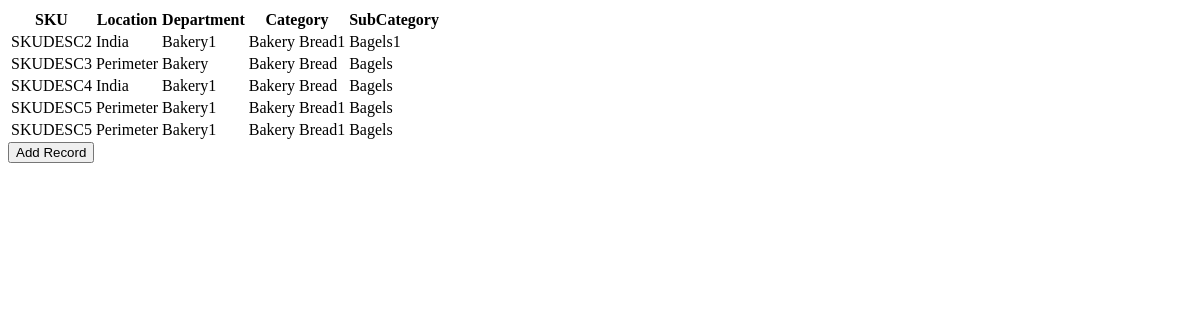
Before: / with the older database file.
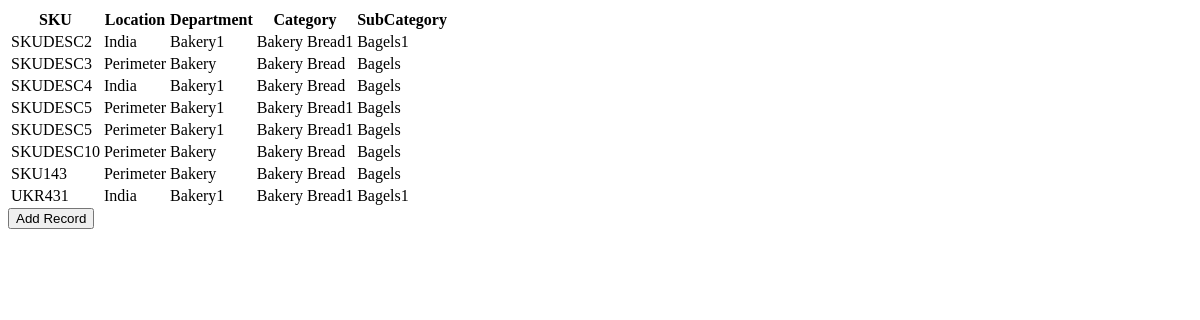
After: the same page with the newer database file.
### inmar_app/models.py (models this page shows)
class Common(models.Model):
    class Meta:
        abstract = True
    created_at = models.DateTimeField(auto_now_add=True, auto_created=True)

class Store(Common):
    sku = models.CharField(max_length=100)
    location = models.ForeignKey(Location, on_delete=models.CASCADE)
    department = models.ForeignKey(Department, on_delete=models.CASCADE)
    category = models.ForeignKey(Category, on_delete=models.CASCADE)
    subcategory = models.ForeignKey(SubCategory, on_delete=models.CASCADE)

class Location(Common):
    location = models.CharField(max_length=120)
    def __str__(self):
        return self.location

class Department(Common):
    department = models.CharField(max_length=120)
    def __str__(self):
        return self.department

class Category(Common):
    category = models.CharField(max_length=120)
    def __str__(self):
        return self.category

class SubCategory(Common):
    subcategory = models.CharField(max_length=120)
    def __str__(self):
        return self.subcategory

### inmar_app/views.py (the view, shortened to what this page needs)
# urls.py: path('', StoreView.as_view(), name='storeview'),
class StoreView(TemplateView):
    template_name = 'store/store.html'
    def get(self, request, *args, **kwargs):
        store = Store.objects.all()
        return self.render_to_response(context={'data': store})

### templates/store/store.html (shortened to what this page needs)
<!DOCTYPE html>
<html lang="en">
<head>
</head>
<body>
<table class="table table-bordered table-hover">
    <thead>
        <tr>
            <th class="label">SKU</th>
            <th class="label">Location</th>
            <th class="label">Department</th>
            <th class="label">Category</th>
            <th class="label">SubCategory</th>
        </tr>
    </thead>
        {% if not data_id %}
            {% for data in data %}
                <tbody>
                    <tr>
                        <td class="value">{{ data.sku }}</td>
                        <td class="value">{{ data.location }}</td>
                        <td class="value">{{ data.department}}</td>
                        <td class="value">{{ data.category }}</td>
                        <td class="value">{{ data.subcategory }}</td>
                    </tr>
                </tbody>
            {% endfor %}
        {% endif %}
</table>
{% if data_id %}
    <button type="submit"><a href="{% url 'update' %}">Update Record</a></button>
    <button type="submit"><a href="{% url 'delete' data.id %}">Delete Record</a></button>
{% else %}
    <form action="/add">
        <button type="submit" class="grp-button grp-default a">Add Record</button>
    </form>
{% endif %}
</body>
</html>

Changed rows visible on the page:
added Store: sku "SKUDESC10", location "Perimeter", department "Bakery", category "Bakery Bread", subcategory "Bagels"
added Store: sku "SKU143", location "Perimeter", department "Bakery", category "Bakery Bread", subcategory "Bagels"
added Store: sku "UKR431", location "India", department "Bakery1", category "Bakery Bread1", subcategory "Bagels1"
